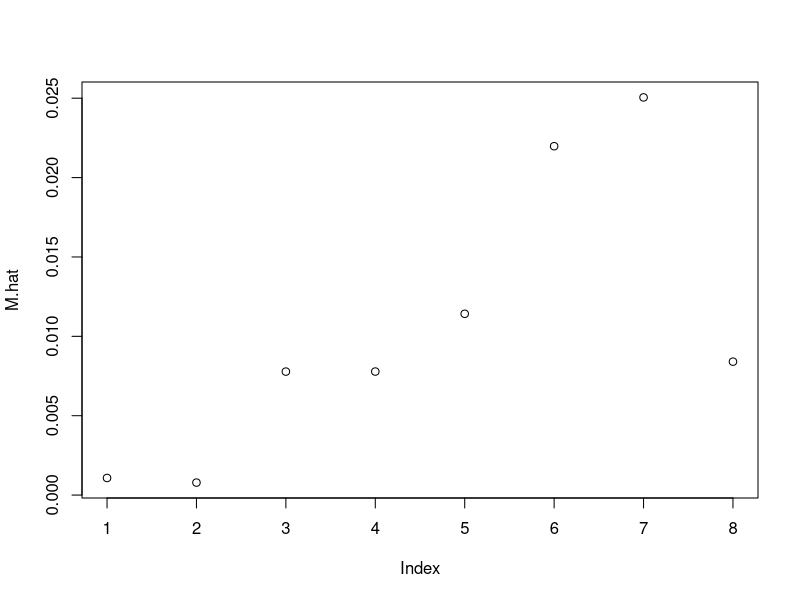
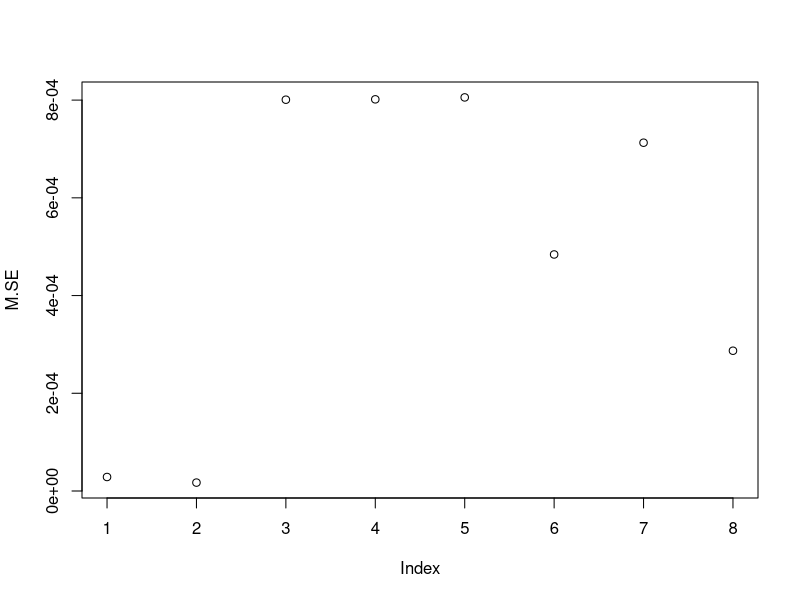

These charts were generated, in order, by the following R code:
# bn_replication
# 
# This script replicates the study by Blomquist and Newey (2002 ECMA). We simulate budget set
# and hours data assuming one kink in the budget set. The kink is due to an income tax effective 
# above a certain threshold income (no tax below the kink). First we assume Cobb-Douglas preferences,
# second we assume isoelastic utility. Then we estimate the labor supply function via sieve LS. We 
# then estimate the supply response to a counterfactual tax rate change policy.
#
# Authors: Jackson Bunting, Attila Gyetvai
# jackson.bunting@duke.edu, attila.gyetvai@duke.edu
#
# Feb 28, 2017


#### Initialization ####
rm(list = ls())

#### Simulating budget set data ####

n <- 1000    # Number of obs

# w: Wage rate; slope
w     <- matrix(NA, nrow=n, ncol=2)
w.m   <- 40    # Mean of w
w.v   <- 20    # Var of w
w.min <- 10    # Minimum wage rate
w[,1] <- pmax(w.min, rnorm(n, w.m, w.v))

# y: Nonlabor income; intercept
y     <- matrix(NA, nrow=n, ncol=2)
y.m   <- 4     # Mean of y
y.v   <- .5    # Var of y
y.min <- 0     # Minimum nonlabor income
y[,1] <- pmax(y.min, rnorm(n, y.m, y.v))

# Kink
b.k <- 20                 # Income level at kink
t.k <- .3                 # Tax rate above kink
b.f <- y[,1] + w[,1]*1    # Budget if use entire time endowment for work
i.k <- b.f>=b.k           # Indicator of kink

# Hours at the kink
l      <- rep(1, n)
l[i.k] <- (b.k-y[i.k,1])/w[i.k,1]

# Wage rate above the kink
w[,2]     <- w[,1]
w[i.k,2]  <- (1-t.k) * w[i.k,1]

# Hypothetical nonlabor income for segment above the kink
y[,2]    <- y[,1]
y[i.k,2] <- b.k - w[i.k,2]*l[i.k]


#### Labor supply -- Cobb-Douglas preferences ####

# v: Cobb-Douglas parameter, drawn from uniform
v.m <- 0
v.v <- 1
v   <- runif(n, v.m, v.v)

# Functions from Blomquist and Newey (2002)
pi.fn     <- function(y,w,v){ 1 - v - v*y/w }                  # Labor supply
pi.bar.fn <- function(y,w)  { 1/2 - y/(2*w) - w/(2*(w+y)) }    # Integrating v out
pi.inv.fn <- function(y,w,l){ w*(1-l)/(w+y) }                  # Inverse of pi wrt v
mu.fn     <- function(y,w,l){ w/(w+y)*(1-l-(1-l)^2/2 - 1/2) }

# Actual hours
h.1  <- pmin(pmax(0, pi.fn(y[,1], w[,1], v)), 1)
h.2  <- pmin(pmax(0, pi.fn(y[,2], w[,2], v)), 1)
# Bunching at the kink
i.l1      <- h.1 >= l
i.l2      <- h.2 <= l
h.1[i.l1] <- l
h.2[i.l2] <- l

c.1  <- y[,1] + w[,1]*h.1
c.2  <- y[,2] + w[,2]*h.2
U.1  <- c.1^(1-v)*(1-h.1)^v
U.2  <- c.2^(1-v)*(1-h.2)^v
i.U  <- U.2>=U.1

h       <- matrix(NA, nrow=n, ncol=1)
h[i.U]  <- h.2[i.U]
h[!i.U] <- h.1[!i.U]
eps     <- rnorm(n, 0, 0.5)
h       <- pmax(pmin(h+eps, 1), 0)

# Conditional expectation of hours
pi.bar <- pi.bar.fn(y[,2], w[,2])
mu.1   <- mu.fn(y[,1], w[,1], l)
mu.2   <- mu.fn(y[,2], w[,2], l)
h.bar  <- pi.bar + mu.1 - mu.2


##### Estimation routine #####

# Generating basis
d.max <- 20    # Maximum degree of polynomial considered

P.fn.base <- function(y, w, l){
  P <- rep(1, n)
  # Adds columns in order of degree
  for (i in 1:d.max){
    P.temp <- cbind(poly(cbind(y[,1], w[,1]), degree=i, raw=T)[1:n,], 
              - poly(cbind(y[,2], w[,2], l), degree=i, raw=T)[1:n,]
              + poly(cbind(y[,1], w[,1], l), degree=i, raw=T)[1:n,])
    head(P.temp)
    P <- cbind(P, P.temp[,!(colnames(P.temp) %in% colnames(P))])
  }
  P
}

# Constructing lin ind P matrix (li is index lin ind columns)
P.fn <- function(y, w, l){
  P    <- P.fn.base(y, w, l)
  li   <- 1
  P.li <- matrix(P[,1])
  
  for (i in 2:ncol(P)){
    P.temp <- cbind(P.li[,which(li<i)], P[,i], P.li[,which(li>i)])
    colnames(P.temp)[max(max(which(li<i) + 1),1)] <- colnames(P)[i]
    # Near-multicollinearity is a problem. The first 'if' ensures matrix invertibility; 
    # the second 'if' prevents the values from being too big for the computer. More here:
    # http://stackoverflow.com/questions/38553336/get-wrong-inverse-matrix-from-both-solve-and-ginv-functions
    if (ncol(P.temp) == qr(P.temp)$rank ) {
    # if ( ncol(t(P.temp) %*% P.temp) == qr(t(P.temp) %*%P.temp)$rank ) {
      P.li <- P.temp
      li <- sort(c(li,i))
    }
  }
  P.li
}
P <- P.fn(y,w,l)
ncol(P)

# Sieve regression
library(MASS)
beta <- function(K) {ginv(t(P[,1:K]) %*% P[,1:K]) %*% t(P[,1:K]) %*% h}
# beta <- function(K) {matrix(lm(h ~ P[,1:K]-1)$coefficients,ncol=1)}    # Alternative OLS coefs
hhat <- function(K) {P[,1:K] %*% beta(K)}

# Leave-one-out CV
betaLOO <- function(K, i) {ginv(t(P[-i,1:K]) %*% P[-i,1:K]) %*% t(P[-i,1:K]) %*% h[-i]}
ghatLOO <- function(K, i) {P[i,1:K] %*% betaLOO(K, i)}

SSE <- function(K){
  temp <- matrix(NA, nrow=n, ncol=1)
  P_l  <- P[,1:K]
  ghat <- matrix(sapply(1:n, ghatLOO, K=K), ncol=1)
  temp <- (h-ghat)^2 / (1-diag(P_l %*% ginv(t(P_l) %*% P_l) %*% t(P_l)))^2
  sum(temp)
}

CV <- function(K){1 - SSE(K) / sum((h-mean(h))^2)}


#### Running estimation ####

SieveReg <- function (K.max, plotfilename) {
  # This function implements the sieve regression routine outlined above. K.max is the
  # max number of polynomials (not degree!) considered, plotfilename is the name of the
  # saved .pdf file of the CDF of results.
  t.start <- Sys.time ()    # Timer on
  CV.mat  <- matrix(sapply(1:K.max,CV), ncol=1)
  CV.opt  <- max(CV.mat)
  K.opt   <- which.max(CV.mat)
  t.end   <- Sys.time () - t.start    # Timer off
  
  pdf(file = paste(plotfilename, '.pdf', sep=''))
  plot(ecdf(h), col="GREEN")                            # CDF of h
  lines(ecdf(P[,1:K.opt] %*% beta(K.opt)), col="BLUE")  # CDF of h.hat
  lines(ecdf(h.bar), col="RED")                         # CDF of h.bar
  dev.off()
  
  return(list(CV.mat, CV.opt, K.opt, t.end))
}
results1 <- SieveReg(20, 'fig1')


#### Labor supply -- isoelastic utility ####
# v now represents measurement error

a  <- 4/3    # Utility fn param; alpha in the write-up is 1/a = 3/4

# Functions from Blomquist and Newey (2002)
pi        <- function(y,w,v) { pmax(0, ((w)^a - (y*v)) / (w^a+w)) }    # Labor supply
pi.bar.fn <- function(y,w)   { 1/(w^a+w)*((w^a-y/2)^(w^a/y >= 1))*
                              ((w^(a*2)/(y*2))^(w^a/y < 1)) }          # Integrating v out
pi.inv.fn <- function(y,w,l) { (w^2 - l*(w^2+w)/y) * (l>0)}            # Inverse of pi wrt v
# Notice: inverse not well defined on some part of domain, mu.fn accounts for this
mu.fn     <- function(y,w,l) { 
  0 * (0 >= (w^a-l*(w^a+w))/y ) +
  (w^(2*a)-2*l*w^a*(w^a+w) + l^2*(w^a+w)^2)/(2*y*(w^a+w)) * (1 >= (w^a-l*(w^a+w))/y &(w^a-l*(w^a+w))/y >= 0) +
  ((w^(a)-1/2*y)/(w^a+w)-l) * ((w^a-l*(w^a+w))/y >= 1) 
}

# Simulated hours
h.bar.fn <- function(y,w,l){ pi.bar.fn(y[,2],w[,2]) + mu.fn(y,w,rep(l))[,1] - mu.fn(y,w,rep(l))[,2]}
h.bar    <- h.bar.fn(y,w,l)
h        <- pi(y[,1],w[,1],v)

# Basis
P <- P.fn(y,w,l)
ncol(P)

# Estimation
results2 <- SieveReg(20, 'fig2')

#### Policy simulation ####
# .a is for `after', .b is for `before'
P.b <- P
y.a <- y
w.a <- w
l.a <- l

# Minimum wage: new budget sets
w.a[w.a<=(mean(w.a)*.4)] <- mean(w.a)*.4
l.a                      <- pmin(1, (b.k)/w.a[,1])

# Generating new basis
K.opt <- as.integer(results2[3])
K.pol <- K.opt+5

P.a <- P.fn.base(y.a,w.a,l.a)
P.a <- cbind(rep(1,n), P.a[,colnames(P.a) %in% colnames(P)])

P.b.mean <- apply(P.b, 2, mean)
P.a.mean <- apply(P.a, 2, mean)

# These functions follow B&N section 3.4
B            <- function(K){ matrix(P.b.mean[1:K], nrow=K) }
D            <- function(K){ matrix(P.a.mean[1:K], nrow=K) - B(K)}
theta.fn     <- function(K){ (t(D(K)) %*% beta(K)) / (t(B(K)) %*% beta(K)) }
C            <- function(K){ (D(K) - rep(theta.fn(K))* B(K)) / rep(t(B(K)) %*% beta(K)) }
Q.hat.fn     <- function(K){ t(P.b[,1:K]) %*% P.b[,1:K]/n }
Sigma.hat.fn <- function(K){
  x <- array(NA, dim=c(K,K,n))
  for(i in 1:n){ t(t(P[i,1:K])) %*% t(P[i,1:K]) -> x[,,i] }
  x <- x * rep( (h-P.b[,1:K] %*% beta(K))^2, each=K*K)/rep(n)
  apply(x, c(1,2), sum)
}
SE.m.fn       <- function(K){
  sqrt( t(C(K)) %*% ginv(Q.hat.fn(K)) %*% Sigma.hat.fn(K) %*% ginv(Q.hat.fn(K)) %*% C(K) /rep(n))
}

M.hat <- sapply(3:K.pol, theta.fn)
M.SE  <-sapply(3:K.pol, SE.m.fn)
plot(M.hat)
plot(M.SE)

Additional.term <- colnames(P)[3:K.pol]
CV <- round(results2[[1]][3:K.pol],4)
K <- 3:K.pol

library(xtable)
table1 <- xtable(cbind(K,Additional.term,CV,round(cbind(M.hat,M.SE),4)),label=NULL)
print.xtable(table1, type="latex", file="table1.tex", include.rownames=FALSE )


#### END OF CODE ####


